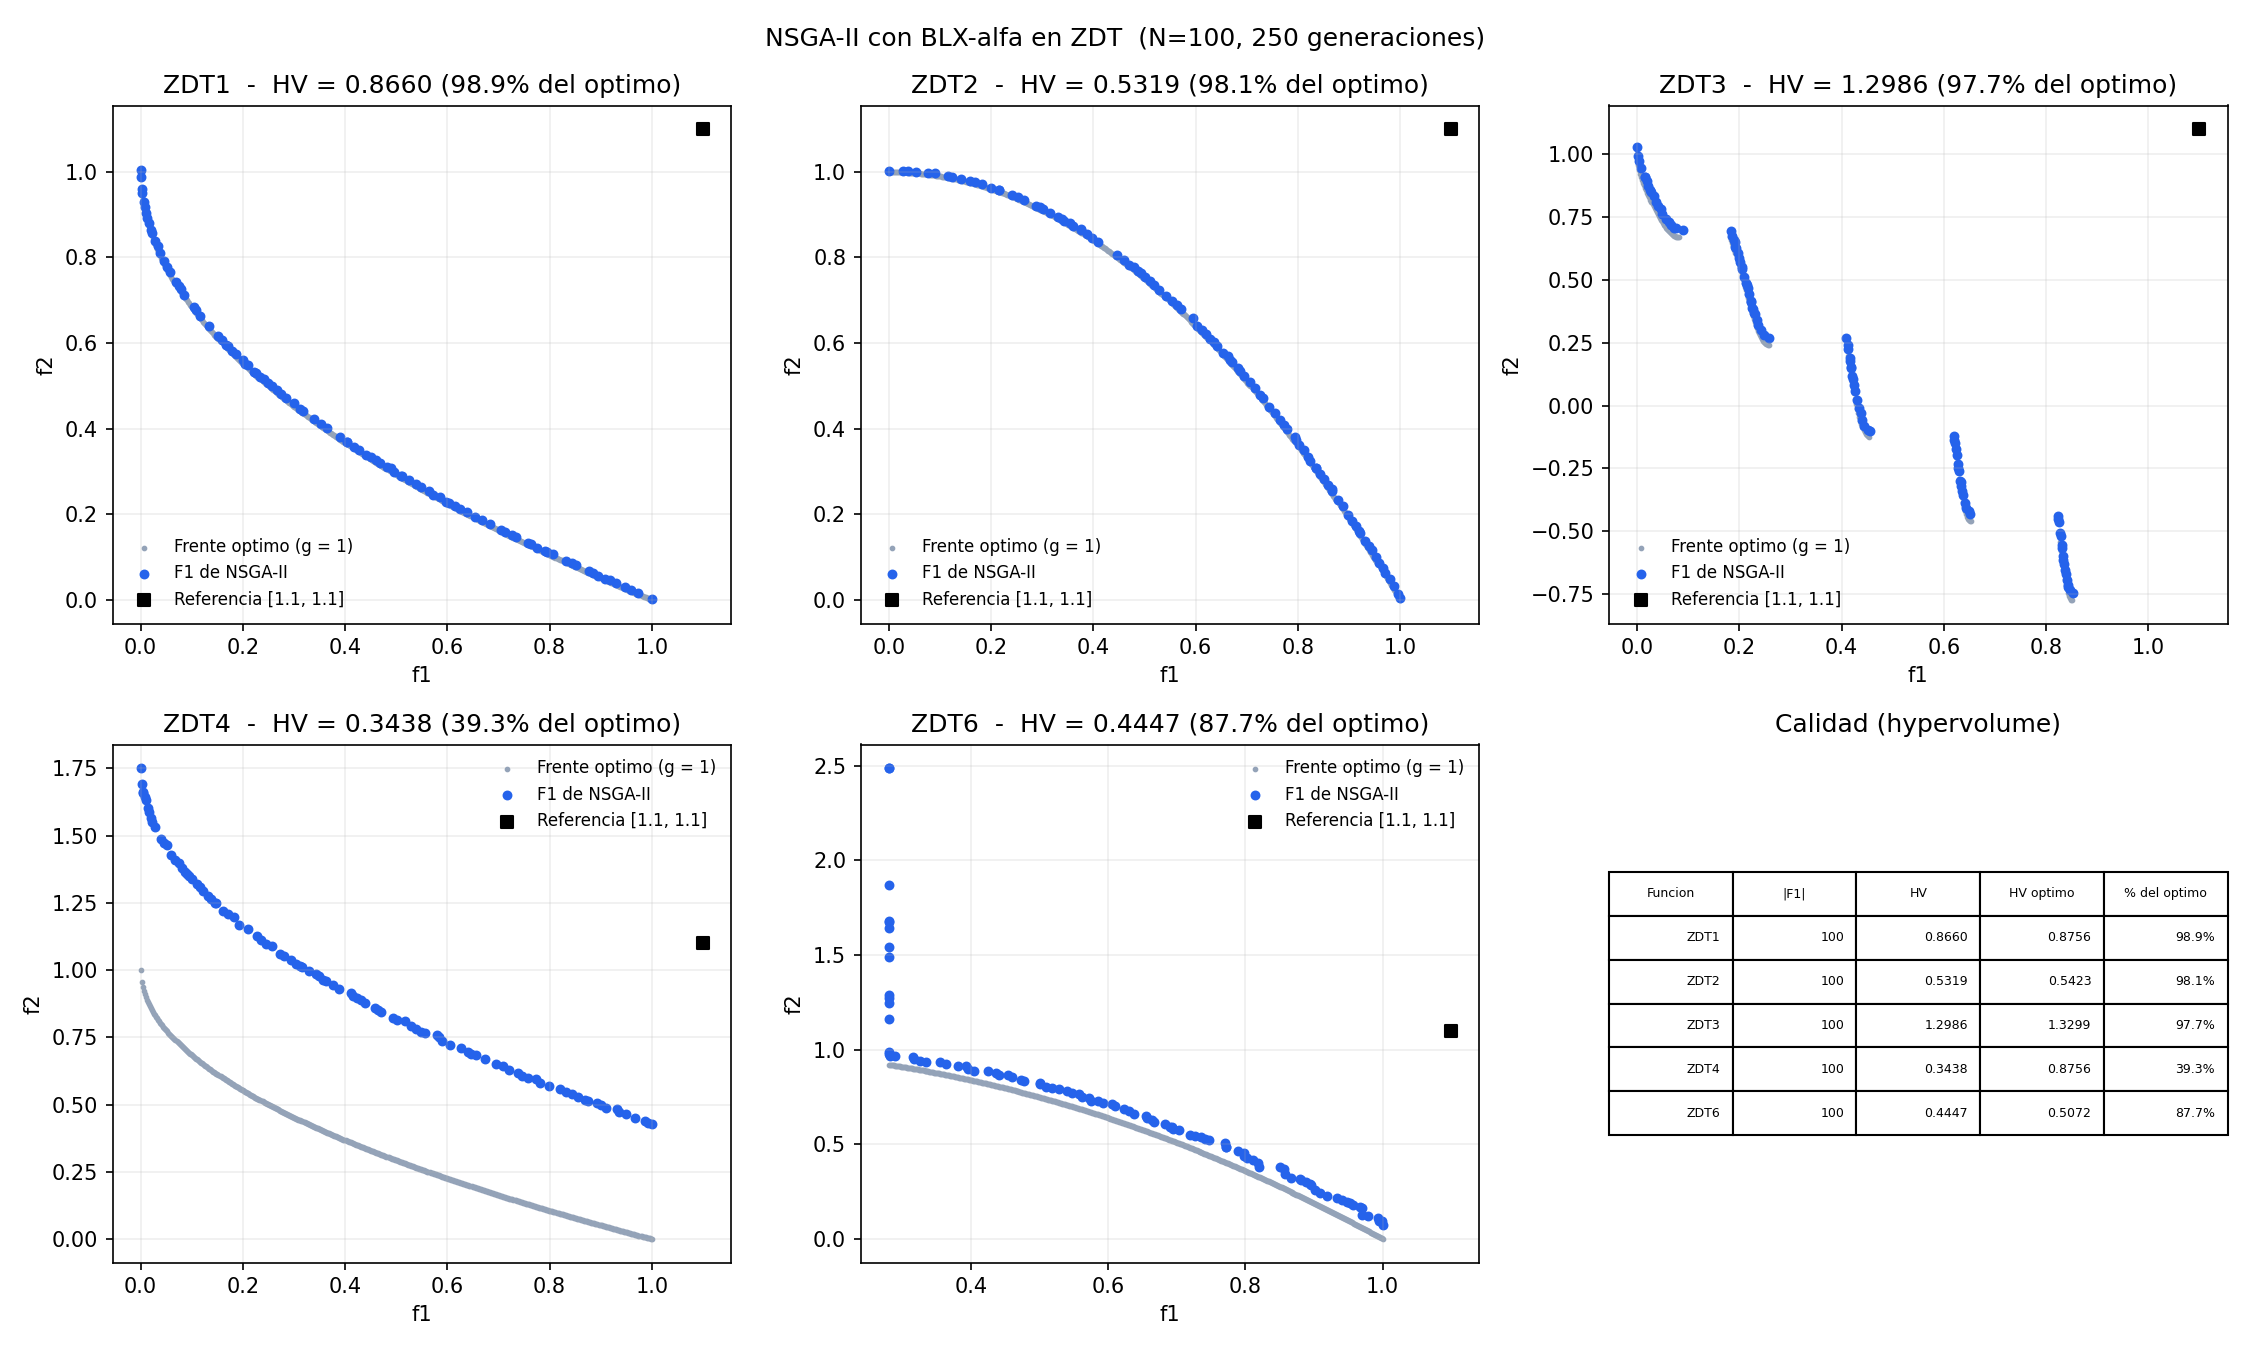

Python code for this plot:
import math
import os
import random
import matplotlib.pyplot as plt

from hypervolume import leb_measure


def dominancia(a, b):
    bandera = 0
    i = 0
    while i < len(a) and a[i] <= b[i]:
        if a[i] < b[i]:  # minimizar
            bandera = 1  # mejor en algun objetivo
        i += 1

    if bandera == 1 and i >= len(a):  # aqui se cumple porque i termina en i=len(a)
        return True
    else:
        return False  # compare


# Funciones de prueba ZDT (Zitzler, Deb y Thiele 1999)
# todas son f1(x1) y f2 = g(x2..xm) * h(f1, g)   (ecuacion 6)

def zdt1(x):
    # ecuacion 7: frente convexo
    f1 = x[0]
    g = 1 + 9 * sum(x[1:]) / (len(x) - 1)
    h = 1 - math.sqrt(f1 / g)
    return f1, g * h


def zdt2(x):
    # ecuacion 8: frente no convexo
    f1 = x[0]
    g = 1 + 9 * sum(x[1:]) / (len(x) - 1)
    h = 1 - (f1 / g) ** 2
    return f1, g * h


def zdt3(x):
    # ecuacion 9: frente discontinuo (en pedazos)
    f1 = x[0]
    g = 1 + 9 * sum(x[1:]) / (len(x) - 1)
    h = 1 - math.sqrt(f1 / g) - (f1 / g) * math.sin(10 * math.pi * f1)
    return f1, g * h


def zdt4(x):
    # ecuacion 10: multimodal, 21^9 frentes locales
    f1 = x[0]
    g = 1 + 10 * (len(x) - 1)
    for xi in x[1:]:
        g += xi ** 2 - 10 * math.cos(4 * math.pi * xi)
    h = 1 - math.sqrt(f1 / g)
    return f1, g * h


def zdt6(x):
    # ecuacion 12: frente no convexo y soluciones no uniformes
    f1 = 1 - math.exp(-4 * x[0]) * math.sin(6 * math.pi * x[0]) ** 6
    g = 1 + 9 * (sum(x[1:]) / (len(x) - 1)) ** 0.25
    h = 1 - (f1 / g) ** 2
    return f1, g * h


# nombre: (funcion, numero de variables m, limites de cada variable)
PROBLEMAS = {
    "ZDT1": (zdt1, 30, [(0, 1)] * 30),
    "ZDT2": (zdt2, 30, [(0, 1)] * 30),
    "ZDT3": (zdt3, 30, [(0, 1)] * 30),
    "ZDT4": (zdt4, 10, [(0, 1)] + [(-5, 5)] * 9),
    "ZDT6": (zdt6, 10, [(0, 1)] * 10),
}


def fast_nondominated_sort(poblacion):
    # poblacion: lista de soluciones [f1, f2, x1, ..., xm]
    # devuelve una lista de frentes, cada frente es una lista de indices
    n = len(poblacion)
    dominados_por = [[] for _ in range(n)]  # Sp: a quienes domina p
    contador_dominacion = [0] * n           # np: cuantos dominan a p

    frentes = [[]]

    for p in range(n):
        for q in range(n):
            if p == q:
                continue
            if dominancia(poblacion[p][:2], poblacion[q][:2]):
                dominados_por[p].append(q)
            elif dominancia(poblacion[q][:2], poblacion[p][:2]):
                contador_dominacion[p] += 1

        if contador_dominacion[p] == 0:
            frentes[0].append(p)

    i = 0
    while len(frentes[i]) > 0:
        siguiente_frente = []
        for p in frentes[i]:
            for q in dominados_por[p]:
                contador_dominacion[q] -= 1
                if contador_dominacion[q] == 0:
                    siguiente_frente.append(q)
        i += 1
        frentes.append(siguiente_frente)

    frentes.pop()  # el ultimo frente queda vacio
    return frentes


VALOR_GRANDE = 999999  # sustituye al infinito para los puntos frontera


def crowding_distance(frente, poblacion, num_objetivos=2):
    # frente: lista de indices de un mismo frente
    # devuelve un diccionario {indice: distancia}, sin normalizar
    l = len(frente)
    distancia = {idx: 0 for idx in frente}

    for m in range(num_objetivos):
        ordenado = sorted(frente, key=lambda idx: poblacion[idx][m])

        distancia[ordenado[0]] = VALOR_GRANDE   # puntos frontera siempre seleccionados
        distancia[ordenado[-1]] = VALOR_GRANDE

        for i in range(1, l - 1):
            distancia[ordenado[i]] += poblacion[ordenado[i + 1]][m] - poblacion[ordenado[i - 1]][m]

    return distancia


# NSGA-II

N = 100                # tamaño de la poblacion (como en el articulo)
GENERACIONES = 250
ALFA = 0.5             # que tanto se estira el rango de los padres en la cruza
M_REF = [1.1, 1.1]     # punto de referencia para el hypervolume
SEMILLA = 1            # misma semilla = mismos resultados en cada corrida


def evaluar(x, funcion):
    # arma la solucion [f1, f2, x1, ..., xm]
    f1, f2 = funcion(x)
    return [f1, f2] + x


def genera_poblacion(n, funcion, limites):
    poblacion = []
    for _ in range(n):
        x = [random.uniform(a, b) for (a, b) in limites]
        poblacion.append(evaluar(x, funcion))
    return poblacion


def comparacion_crowded(a, b, rango, distancia):
    # operador <n: ¿a es mejor que b?
    # gana el de menor frente; si estan en el mismo frente, gana el de mayor distancia
    if rango[a] < rango[b]:
        return True
    if rango[a] == rango[b] and distancia[a] > distancia[b]:
        return True
    return False


def torneo(P, rango, distancia):
    # torneo binario: se toman dos al azar y se queda el mejor segun <n
    a = random.randrange(len(P))
    b = random.randrange(len(P))
    if comparacion_crowded(a, b, rango, distancia):
        return P[a]
    else:
        return P[b]


def cruza_blx(p1, p2):
    # p1, p2: valor de UNA variable de cada padre (se llama una vez por variable)
    minimo = min(p1, p2)
    maximo = max(p1, p2)
    rango = maximo - minimo                          # range_i = max_i - min_i
    beta1 = minimo - rango * ALFA                    # B1 = min_i - range_i * alfa
    beta2 = maximo + rango * ALFA                    # B2 = max_i + range_i * alfa
    y1 = beta1 + random.random() * (beta2 - beta1)   # y1 = B1 + rand(B2 - B1)
    y2 = beta1 + random.random() * (beta2 - beta1)   # y2 = B1 + rand(B2 - B1), con otro rand
    return y1, y2


def mutacion(x, limites):
    # mutacion uniforme: cada variable se cambia con probabilidad 1/m por un valor al azar de su dominio
    prob = 1 / len(x)
    nuevo = []
    for i in range(len(x)):
        if random.random() < prob:
            nuevo.append(random.uniform(limites[i][0], limites[i][1]))
        else:
            nuevo.append(x[i])
    return nuevo


def recortar(x, limites):
    # si la cruza BLX saca a una variable de su dominio, aqui se regresa al limite
    return [max(limites[i][0], min(limites[i][1], x[i])) for i in range(len(x))]


def make_new_pop(P, rango, distancia, funcion, limites):
    # seleccion, cruza y mutacion para crear Q(t+1) a partir de P
    Q = []
    while len(Q) < N:
        padre1 = torneo(P, rango, distancia)
        padre2 = torneo(P, rango, distancia)
        hijo1 = []
        hijo2 = []
        for i in range(len(limites)):                        # BLX variable por variable
            y1, y2 = cruza_blx(padre1[2 + i], padre2[2 + i])
            hijo1.append(y1)
            hijo2.append(y2)
        Q.append(evaluar(recortar(mutacion(hijo1, limites), limites), funcion))
        if len(Q) < N:
            Q.append(evaluar(recortar(mutacion(hijo2, limites), limites), funcion))
    return Q


def siguiente_poblacion(P, Q):
    R = P + Q                                   # Rt = Pt U Qt
    frentes = fast_nondominated_sort(R)         # F = fast-non-dominated-sort(Rt)

    P_nueva = []                                # Pt+1 = vacio
    rango = []                                  # en que frente quedo cada uno (para el torneo)
    distancia_nueva = []                        # su crowding distance (para el torneo)
    i = 0                                       # i = 1 (aqui empieza en 0)
    while i < len(frentes) and len(P_nueva) + len(frentes[i]) <= N:   # until |Pt+1| + |Fi| <= N
        distancia = crowding_distance(frentes[i], R)                   # crowding-distance-assignment(Fi)
        for idx in frentes[i]:                                         # Pt+1 = Pt+1 U Fi
            P_nueva.append(R[idx])
            rango.append(i)
            distancia_nueva.append(distancia[idx])
        i += 1                                                         # i = i + 1

    if len(P_nueva) < N:
        distancia = crowding_distance(frentes[i], R)
        ordenado = sorted(frentes[i], key=lambda idx: distancia[idx], reverse=True)   # Sort(Fi, <n)
        faltan = N - len(P_nueva)
        for idx in ordenado[:faltan]:                                                 # Fi[1 : (N - |Pt+1|)]
            P_nueva.append(R[idx])
            rango.append(i)
            distancia_nueva.append(distancia[idx])

    return P_nueva, rango, distancia_nueva


def nsga2(funcion, limites):
    P = genera_poblacion(N, funcion, limites)          # P0 aleatoria
    P, rango, distancia = siguiente_poblacion(P, [])   # P0 tambien se separa en frentes para el primer torneo
    Q = make_new_pop(P, rango, distancia, funcion, limites)      # Q0 = make-new-pop(P0)

    for t in range(GENERACIONES):
        P, rango, distancia = siguiente_poblacion(P, Q)
        Q = make_new_pop(P, rango, distancia, funcion, limites)  # Qt+1 = make-new-pop(Pt+1)
    return P


def frente_optimo(nombre, puntos=500):
    # el frente verdadero sale con g = 1: f2 = h(f1, 1)
    frente = []
    for k in range(puntos):
        if nombre == "ZDT6":
            f1 = 0.2807753191 + (1 - 0.2807753191) * k / (puntos - 1)   # en ZDT6 f1 no baja de 0.28
        else:
            f1 = k / (puntos - 1)
        if nombre in ("ZDT1", "ZDT4"):
            f2 = 1 - math.sqrt(f1)
        elif nombre in ("ZDT2", "ZDT6"):
            f2 = 1 - f1 ** 2
        else:  # ZDT3
            f2 = 1 - math.sqrt(f1) - f1 * math.sin(10 * math.pi * f1)
        frente.append([f1, f2])

    # en ZDT3 no toda la curva es no dominada: se queda solo con los pedazos que si
    no_dominados = []
    mejor_f2 = float("inf")
    for p in sorted(frente):
        if p[1] < mejor_f2:
            no_dominados.append(p)
            mejor_f2 = p[1]
    return no_dominados


def guardar(nombre, frente):
    # 2 archivos, una solucion por renglon y en el mismo orden
    os.makedirs("salidas", exist_ok=True)
    with open(f"salidas/{nombre.lower()}_objetivos.txt", "w") as f:
        for sol in frente:
            f.write(f"{sol[0]:.6f} {sol[1]:.6f}\n")
    with open(f"salidas/{nombre.lower()}_variables.txt", "w") as f:
        for sol in frente:
            f.write(" ".join(f"{v:.6f}" for v in sol[2:]) + "\n")


if __name__ == "__main__":
    print(f"NSGA-II en ZDT  (N={N}, generaciones={GENERACIONES}, referencia={M_REF}, semilla={SEMILLA})")

    fig, ejes = plt.subplots(2, 3, figsize=(15, 9))
    ejes = ejes.flatten()
    resumen = []

    for k, (nombre, (funcion, m, limites)) in enumerate(PROBLEMAS.items()):
        random.seed(SEMILLA)   # se fija antes de cada funcion, asi cada una se puede repetir sola
        final = nsga2(funcion, limites)

        frentes = fast_nondominated_sort(final)
        F1 = [final[idx] for idx in frentes[0]]
        F1.sort(key=lambda sol: sol[0])
        guardar(nombre, F1)

        optimo = frente_optimo(nombre)
        hv = leb_measure([sol[:2] for sol in F1], M_REF)
        hv_optimo = leb_measure(optimo, M_REF)
        porcentaje = 100 * hv / hv_optimo
        resumen.append((nombre, len(F1), hv, hv_optimo, porcentaje))

        print(f"\n{nombre}: {len(F1)} soluciones en F1")
        print(f"  HV obtenido = {hv:.4f}   HV del frente optimo = {hv_optimo:.4f}   ({porcentaje:.1f}%)")

        ax = ejes[k]
        ax.scatter([p[0] for p in optimo], [p[1] for p in optimo],
                   s=3, color="#94a3b8", label="Frente optimo (g = 1)")
        ax.scatter([s[0] for s in F1], [s[1] for s in F1],
                   s=14, color="#2563eb", label="F1 de NSGA-II")
        ax.scatter([M_REF[0]], [M_REF[1]], marker="s", s=30, color="black", label=f"Referencia {M_REF}")
        ax.set_title(f"{nombre}  -  HV = {hv:.4f} ({porcentaje:.1f}% del optimo)")
        ax.set_xlabel("f1")
        ax.set_ylabel("f2")
        ax.grid(True, alpha=0.2)
        ax.legend(frameon=False, fontsize=8)

    # sexto panel: tabla con la calidad de cada funcion
    ejes[5].axis("off")
    tabla = ejes[5].table(
        cellText=[[n, c, f"{h:.4f}", f"{ho:.4f}", f"{p:.1f}%"] for (n, c, h, ho, p) in resumen],
        colLabels=["Funcion", "|F1|", "HV", "HV optimo", "% del optimo"],
        loc="center",
    )
    tabla.scale(1, 1.6)
    ejes[5].set_title("Calidad (hypervolume)")

    fig.suptitle(f"NSGA-II con BLX-alfa en ZDT  (N={N}, {GENERACIONES} generaciones)")
    fig.tight_layout()
    fig.savefig("nsga2_zdt.png", dpi=150)
    plt.show()
